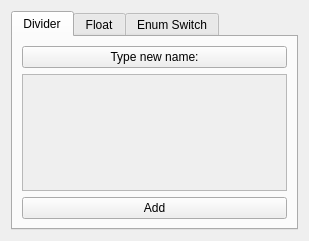
<?xml version="1.0" encoding="UTF-8"?>
<ui version="4.0">
 <class>Form</class>
 <widget class="QWidget" name="Form">
  <property name="geometry">
   <rect>
    <x>0</x>
    <y>0</y>
    <width>309</width>
    <height>241</height>
   </rect>
  </property>
  <property name="windowTitle">
   <string>Form</string>
  </property>
  <layout class="QGridLayout" name="gridLayout_3">
   <item row="0" column="0">
    <layout class="QGridLayout" name="tab_gridLayout">
     <item row="0" column="0">
      <widget class="QTabWidget" name="tabWidget">
       <property name="currentIndex">
        <number>0</number>
       </property>
       <widget class="QWidget" name="tab">
        <attribute name="title">
         <string>Divider</string>
        </attribute>
        <layout class="QGridLayout" name="gridLayout_2">
         <item row="2" column="0">
          <layout class="QGridLayout" name="gridLayout">
           <item row="0" column="0">
            <widget class="QPushButton" name="Div_apply_btn">
             <property name="text">
              <string>Add</string>
             </property>
            </widget>
           </item>
          </layout>
         </item>
         <item row="1" column="0">
          <widget class="QScrollArea" name="DivTab_scrollArea">
           <property name="widgetResizable">
            <bool>true</bool>
           </property>
           <widget class="QWidget" name="scrollAreaWidgetContents">
            <property name="geometry">
             <rect>
              <x>0</x>
              <y>0</y>
              <width>263</width>
              <height>115</height>
             </rect>
            </property>
            <layout class="QGridLayout" name="gridLayout_4">
             <item row="0" column="0">
              <layout class="QVBoxLayout" name="vl_sublayout"/>
             </item>
            </layout>
           </widget>
          </widget>
         </item>
         <item row="0" column="0">
          <widget class="QPushButton" name="Div_add_name_btn">
           <property name="text">
            <string>Type new name:</string>
           </property>
          </widget>
         </item>
        </layout>
       </widget>
       <widget class="QWidget" name="tab_2">
        <attribute name="title">
         <string>Float</string>
        </attribute>
        <widget class="QPushButton" name="flt_add_name_btn">
         <property name="geometry">
          <rect>
           <x>10</x>
           <y>40</y>
           <width>131</width>
           <height>23</height>
          </rect>
         </property>
         <property name="text">
          <string>Type new name:</string>
         </property>
        </widget>
        <widget class="QScrollArea" name="fltTab_scrollArea">
         <property name="geometry">
          <rect>
           <x>10</x>
           <y>70</y>
           <width>273</width>
           <height>102</height>
          </rect>
         </property>
         <property name="widgetResizable">
          <bool>true</bool>
         </property>
         <widget class="QWidget" name="scrollAreaWidgetContents_2">
          <property name="geometry">
           <rect>
            <x>0</x>
            <y>0</y>
            <width>271</width>
            <height>100</height>
           </rect>
          </property>
          <layout class="QGridLayout" name="gridLayout_5">
           <item row="0" column="0">
            <layout class="QVBoxLayout" name="flt_vl_sublayout"/>
           </item>
          </layout>
         </widget>
        </widget>
        <widget class="QLabel" name="flt_val_lbl">
         <property name="geometry">
          <rect>
           <x>10</x>
           <y>10</y>
           <width>61</width>
           <height>16</height>
          </rect>
         </property>
         <property name="text">
          <string>Float Value:</string>
         </property>
        </widget>
        <widget class="QRadioButton" name="flt_Unlimited_radioBtn">
         <property name="geometry">
          <rect>
           <x>80</x>
           <y>10</y>
           <width>82</width>
           <height>17</height>
          </rect>
         </property>
         <property name="text">
          <string>limited</string>
         </property>
        </widget>
        <widget class="QDoubleSpinBox" name="flt_Min_spnBox">
         <property name="geometry">
          <rect>
           <x>170</x>
           <y>30</y>
           <width>51</width>
           <height>22</height>
          </rect>
         </property>
        </widget>
        <widget class="QDoubleSpinBox" name="flt_Max_spnBox">
         <property name="geometry">
          <rect>
           <x>230</x>
           <y>30</y>
           <width>51</width>
           <height>22</height>
          </rect>
         </property>
        </widget>
        <widget class="QLabel" name="flt_Min_lbl">
         <property name="geometry">
          <rect>
           <x>170</x>
           <y>10</y>
           <width>47</width>
           <height>13</height>
          </rect>
         </property>
         <property name="text">
          <string>Min</string>
         </property>
        </widget>
        <widget class="QLabel" name="flt_Max_lbl">
         <property name="geometry">
          <rect>
           <x>230</x>
           <y>10</y>
           <width>47</width>
           <height>13</height>
          </rect>
         </property>
         <property name="text">
          <string>Max</string>
         </property>
        </widget>
        <widget class="Line" name="flt_horiz_line">
         <property name="geometry">
          <rect>
           <x>10</x>
           <y>20</y>
           <width>141</width>
           <height>20</height>
          </rect>
         </property>
         <property name="orientation">
          <enum>Qt::Horizontal</enum>
         </property>
        </widget>
        <widget class="Line" name="flt_vert_line">
         <property name="geometry">
          <rect>
           <x>140</x>
           <y>10</y>
           <width>20</width>
           <height>51</height>
          </rect>
         </property>
         <property name="orientation">
          <enum>Qt::Vertical</enum>
         </property>
        </widget>
        <widget class="QPushButton" name="flt_apply_btn">
         <property name="geometry">
          <rect>
           <x>10</x>
           <y>170</y>
           <width>271</width>
           <height>23</height>
          </rect>
         </property>
         <property name="text">
          <string>Add</string>
         </property>
        </widget>
       </widget>
       <widget class="QWidget" name="tab_3">
        <attribute name="title">
         <string>Enum Switch</string>
        </attribute>
        <widget class="QScrollArea" name="enmTab_scrollArea_">
         <property name="geometry">
          <rect>
           <x>10</x>
           <y>50</y>
           <width>273</width>
           <height>102</height>
          </rect>
         </property>
         <property name="widgetResizable">
          <bool>true</bool>
         </property>
         <widget class="QWidget" name="scrollAreaWidgetContents_3">
          <property name="geometry">
           <rect>
            <x>0</x>
            <y>0</y>
            <width>271</width>
            <height>100</height>
           </rect>
          </property>
          <layout class="QGridLayout" name="gridLayout_6">
           <item row="0" column="0">
            <layout class="QVBoxLayout" name="enm_vl_sublayout"/>
           </item>
          </layout>
         </widget>
        </widget>
        <widget class="QWidget" name="gridLayoutWidget">
         <property name="geometry">
          <rect>
           <x>10</x>
           <y>10</y>
           <width>151</width>
           <height>31</height>
          </rect>
         </property>
         <layout class="QGridLayout" name="gridLayout_7">
          <item row="0" column="0">
           <widget class="QLabel" name="enm_masterName_lbl">
            <property name="text">
             <string>Master Name: </string>
            </property>
           </widget>
          </item>
          <item row="0" column="1">
           <widget class="QLineEdit" name="enm_masterName_line"/>
          </item>
         </layout>
        </widget>
        <widget class="QPushButton" name="enm_apply_btn">
         <property name="geometry">
          <rect>
           <x>10</x>
           <y>160</y>
           <width>271</width>
           <height>23</height>
          </rect>
         </property>
         <property name="text">
          <string>Add</string>
         </property>
        </widget>
        <widget class="QWidget" name="gridLayoutWidget_2">
         <property name="geometry">
          <rect>
           <x>170</x>
           <y>10</y>
           <width>111</width>
           <height>31</height>
          </rect>
         </property>
         <layout class="QGridLayout" name="gridLayout_8">
          <item row="0" column="0">
           <widget class="QPushButton" name="enm_add_name_btn">
            <property name="text">
             <string>Type new name:</string>
            </property>
           </widget>
          </item>
         </layout>
        </widget>
       </widget>
      </widget>
     </item>
    </layout>
   </item>
  </layout>
 </widget>
 <resources/>
 <connections/>
</ui>
